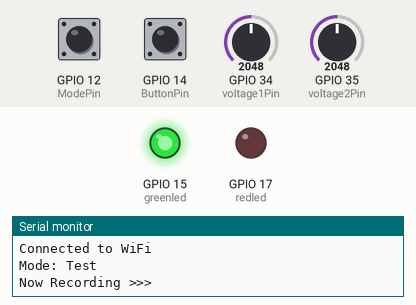
A sketch run on a simulated ESP32. On the bench: output pins drawn as LEDs (lit = HIGH), the last lines printed to the serial monitor. Inputs (shaded band) come from the test bench; at power-on: GPIO 12 (ModePin) HIGH, GPIO 14 (ButtonPin) HIGH, GPIO 34 (voltage1Pin) = 2048, GPIO 35 (voltage2Pin) = 2048. WiFi joins after 1.5 s; servers stay silent unless stated; uploads are accepted with an empty reply.

Above: at 8.2 s.
8.3 s: GPIO 12 (ModePin) pulled LOW for 3.2 s
At 9.56 s:
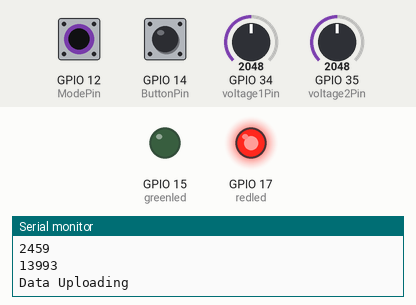
13.0 s: GPIO 14 (ButtonPin) pulled LOW for 0.15 s
At 13.5 s:
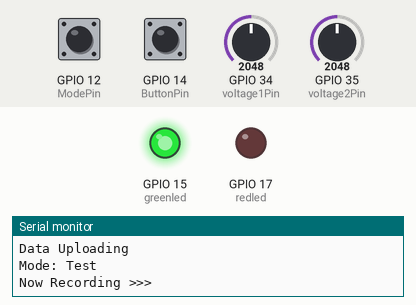
Timing chart, 0 to 25.3 s (numbered marks = the images above; inputs shaded):
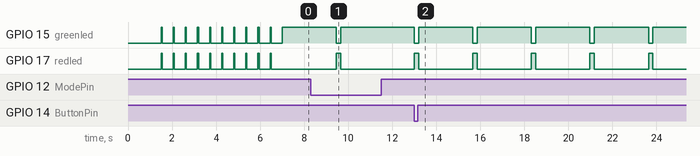

The sketch:

record.ino
```cpp
#include <WiFi.h>
#include <HTTPClient.h>
#include <Arduino.h>
#include <iostream>
#include <tuple>

const char* ssid = "Buffalo-G-46D8";
const char* password = "wg4yyx4sv3dvu";
const char* serverName = "https://script.google.com/macros/s/AKfycbxGa5frcYFlSetmA5UjjxEIraQGsCi_81FVYRFHhcXyTKd7Rq8eNCT0qegr1GO56ADa/exec";
const char* ID = "研究室";

unsigned long startTime;
unsigned long endTime;
unsigned long duringTime;

const int ModePin = 12;
const int ButtonPin = 14;

const int voltage1Pin = 34;
const int voltage2Pin = 35;

const int greenled = 15;
const int redled = 17;

String dataLog1;
String dataLog2;

void blink() {
  for (int i = 0; i < 10; i++) {
    digitalWrite(greenled, HIGH);
    digitalWrite(redled, HIGH);
    delay(50); // 0.5秒待つ
    digitalWrite(greenled, LOW);
    digitalWrite(redled, LOW);
    delay(500); // 0.5秒待つ
  }
}

void setup() {
  Serial.begin(9600);
  pinMode(ModePin, INPUT_PULLUP);
  pinMode(ButtonPin, INPUT_PULLUP);
  pinMode(voltage1Pin, INPUT);
  pinMode(voltage2Pin, INPUT);
  pinMode(greenled, OUTPUT);
  pinMode(redled, OUTPUT);

  WiFi.begin(ssid, password);
  while (WiFi.status() != WL_CONNECTED) {
    delay(500);
    Serial.println("Connecting to WiFi..");
  }
  Serial.println("Connected to WiFi");
  blink();
}

void postToSpreadsheet(String IMEI, long duringTime, String voltage1, String voltage2, String status) {
  digitalWrite(redled, HIGH);
  if (WiFi.status() == WL_CONNECTED) {
    HTTPClient http;
    http.begin(serverName);
    http.addHeader("Content-Type", "application/json");

    String httpRequestData = "{\"id\":\"" + IMEI + "\",\"duringtime\":\"" + duringTime + "\",\"voltage_1\":\"" + voltage1 + "\",\"voltage_2\":\"" + voltage2 + "\",\"status\":\"" + status + "\"}";
    int contentLength = httpRequestData.length();
    http.addHeader("Content-Length", String(contentLength));

    // Serial.println(httpRequestData);

    int httpResponseCode = http.POST(httpRequestData);

    if (httpResponseCode > 0) {
      String response = http.getString();
      Serial.println(response);
    } else {
      Serial.println("Error on sending POST: ");
      Serial.println(httpResponseCode);
    }
    http.end();
  }
  digitalWrite(redled, LOW);
}

void loop() {
  if (digitalRead(ButtonPin) == HIGH) {
    int mic1_data;
    int mic2_data;
    int count = 1;
    String dataLog1 = "";
    String dataLog2 = "";
    startTime = millis();
    digitalWrite(greenled, HIGH);

    if (digitalRead(ModePin) == HIGH) {
      Serial.println("Mode: Test ");
      Serial.println("Now Recording >>> ");
      while (digitalRead(ButtonPin) == HIGH && count < 2000) {
        mic1_data = analogRead(voltage1Pin);
        mic2_data = analogRead(voltage2Pin);
        float voltage1 = mic1_data * 5.0f / 4095.0f;
        float voltage2 = mic2_data * 5.0f / 4095.0f;
        dataLog1 += String(voltage1, 4) + ",";
        dataLog2 += String(voltage2, 4) + ",";
        count++;
        delay(1);
        // Serial.println(count);
      }
    } else {
      Serial.println("Mode: Nan ");
      Serial.println("Now Recording >>> ");
      while (digitalRead(ButtonPin) == HIGH) {
        mic1_data = analogRead(voltage1Pin);
        mic2_data = analogRead(voltage2Pin);
        float voltage1 = mic1_data * 5.0f / 4095.0f;
        float voltage2 = mic2_data * 5.0f / 4095.0f;
        dataLog1 += String(voltage1, 4) + ",";
        dataLog2 += String(voltage2, 4) + ",";
        delay(1);
      }
    }
    digitalWrite(greenled, LOW);
    Serial.println("Recording End>>> ");

    endTime = millis();
    duringTime = endTime - startTime;

    Serial.println(duringTime);
    Serial.println(dataLog1.length());

    if(dataLog1.length() > 0 || dataLog2.length() > 0) {
      Serial.println("Data Uploading");
      if (digitalRead(ButtonPin) == HIGH) {
        postToSpreadsheet(ID, duringTime, dataLog1, dataLog2, "True");
      } else {
        postToSpreadsheet(ID, duringTime, dataLog1, dataLog2, "False");
      }
    }
  }
}
```

Measured:
- after the input at 8.3 s, GPIO 15 (greenled): goes on until 9.7 s, then stays HIGH; GPIO 17 (redled): goes on until 9.7 s, then stays LOW
- after the input at 13.0 s, GPIO 15 (greenled): alternates HIGH for 2.5 s and LOW for 0.20 s, starting at once; GPIO 17 (redled): alternates HIGH for 0.20 s and LOW for 2.5 s, starting at once
- by itself, GPIO 15 (greenled): alternates HIGH for 0.05 s and LOW for 0.50 s, 20 changes in all, then stays HIGH
